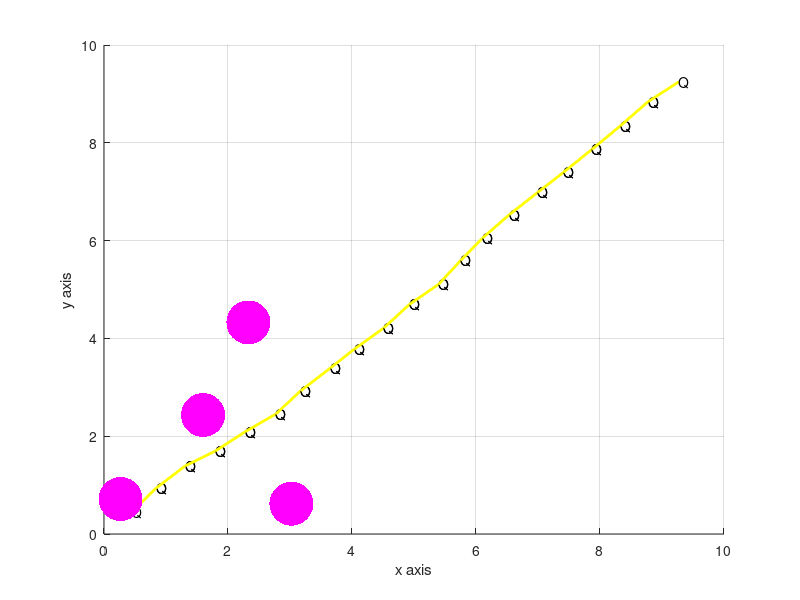

Write MATLAB code to recreate this figure. (Note: this script raises an error after producing the figure.)
start=rand(1);endp=[9 9 9];
hold on
r1=rand(1,3)*5;
r2=rand(1,3)*5;
r3=rand(1,3)*5;
r4=rand(1,3)*5;
scatter3(r1(1),r1(2),r1(3),1000,'m','fill');
scatter3(r2(1),r2(2),r2(3),1000,'m','fill');
scatter3(r3(1),r3(2),r3(3),1000,'m','fill');
scatter3(r4(1),r4(2),r4(3),1000,'m','fill');

cx=start;cy=start;cz=start;

while(cx<=endp(1))
x=cx+(rand(1,100)*0.5);
y=cy+(rand(1,100)*0.5);
z=cz+(rand(1,100)*0.5);
dr1x=(r1(1)-x).^2;  dr1y=(r1(2)-y).^2;  dr1z=(r1(3)-z).^2;
dr2x=(r2(1)-x).^2;  dr2y=(r2(2)-y).^2;  dr2z=(r2(3)-z).^2;
dr3x=(r3(1)-x).^2;  dr3y=(r3(2)-y).^2;  dr3z=(r3(3)-z).^2;
dr4x=(r4(1)-x).^2;  dr4y=(r4(2)-y).^2;  dr4z=(r4(3)-z).^2;
R=dr1x+dr1y+dr1z+dr2x+dr2y+dr2z+dr3x+dr3y+dr3z+dr4x+dr4y+dr4z;

dex=(endp(1)-x).^2;    dey=(endp(2)-y).^2;     dez=(endp(3)-z).^2;
E=dex+dey+dez;

Q=R-E;
m=max(Q);
h=find(Q==m);
ni=x(h);nj=y(h);nk=z(h);

X=[ni cx];Y=[nj cy];Z=[nk cz];
plot3(X,Y,Z,'y','linewidth',2);
text(X,Y,Z,'Q');
grid on;
xlabel('x axis');
ylabel('y axis');
zlabel('z axis');
cx=ni; cy=nj; cz=nk;
display(Q);
display(m);

end

legend('radar',0);
hold off;


